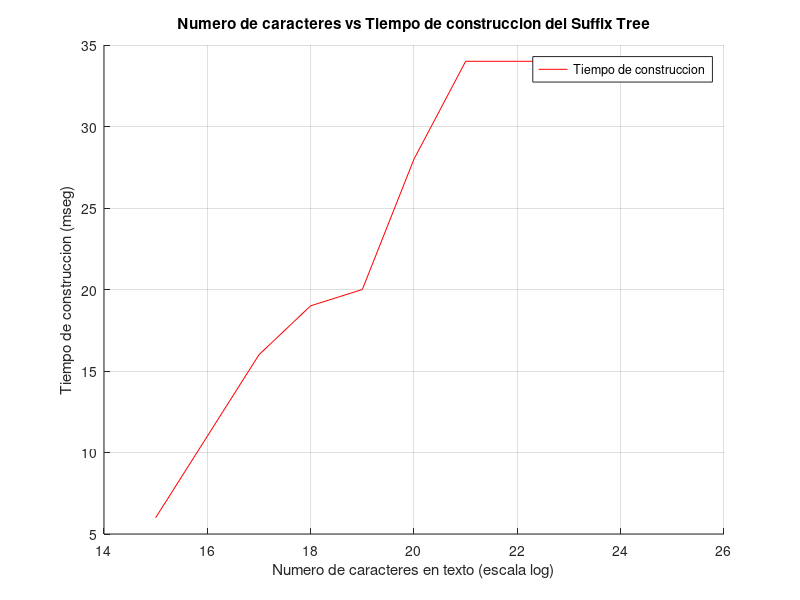
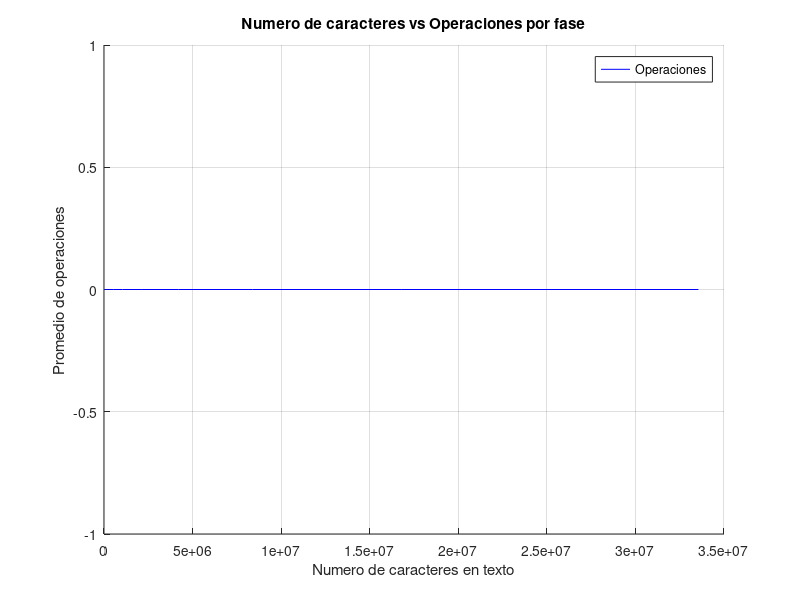
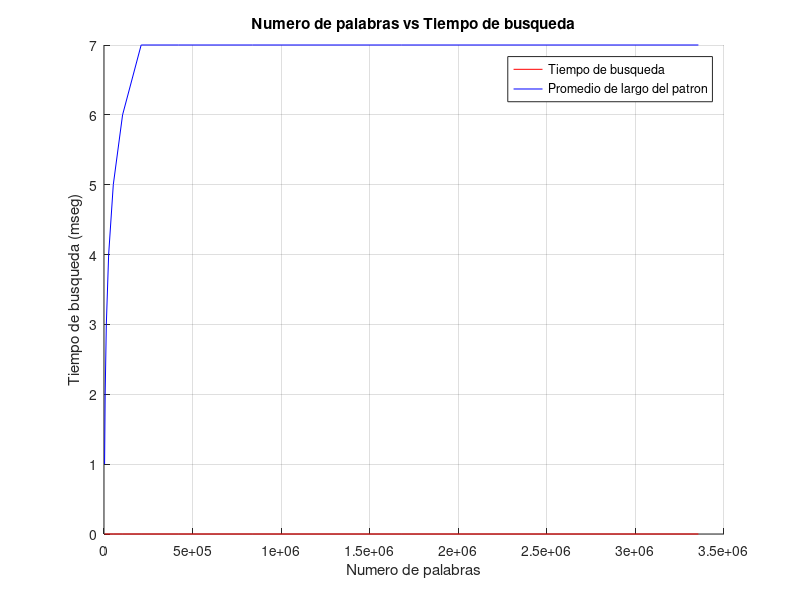

These charts were generated, in order, by the following MATLAB code:
# Inicializador

start = 15;
finish = 25;
for i = start : finish
  text_length(i - start + 1) = 2^i;
  word_search_number(i - start + 1) = 2^i / 10;
end

# --- START DATA --- #

# Tiempos de construccion Suffix Tree (mseg)

construction_time(1) = 6; # 15
construction_time(2) = 11; # 16
construction_time(3) = 16; # 17
construction_time(4) = 19; # 18
construction_time(5) = 20; # 19
construction_time(6) = 28; # 20
construction_time(7) = 34; # 21
construction_time(8) = 34; # 22
construction_time(9) = 34; # 23
construction_time(10) = 34; # 24
construction_time(11) = 34; # 25

# Operaciones por fase

avg_ops_per_phase(1) = 0;
avg_ops_per_phase(2) = 0;
avg_ops_per_phase(3) = 0;
avg_ops_per_phase(4) = 0;
avg_ops_per_phase(5) = 0;
avg_ops_per_phase(6) = 0;
avg_ops_per_phase(7) = 0;
avg_ops_per_phase(8) = 0;
avg_ops_per_phase(9) = 0;
avg_ops_per_phase(10) = 0;
avg_ops_per_phase(11) = 0;

# Largo promedio patron

avg_pattern_length(1) = 1;
avg_pattern_length(2) = 2;
avg_pattern_length(3) = 3;
avg_pattern_length(4) = 4;
avg_pattern_length(5) = 5;
avg_pattern_length(6) = 6;
avg_pattern_length(7) = 7;
avg_pattern_length(8) = 7;
avg_pattern_length(9) = 7;
avg_pattern_length(10) = 7;
avg_pattern_length(11) = 7;

# Tiempos de busqueda (mseg)

search_time(1) = 0;
search_time(2) = 0;
search_time(3) = 0;
search_time(4) = 0;
search_time(5) = 0;
search_time(6) = 0;
search_time(7) = 0;
search_time(8) = 0;
search_time(9) = 0;
search_time(10) = 0;
search_time(11) = 0;

# --- END DATA --- #

# Plot para tiempo de construccion

figure(1);
hold on;
plot(log2(text_length), construction_time, "r");
legend("Tiempo de construccion");
grid on;
xlabel ("Numero de caracteres en texto (escala log)");
ylabel ("Tiempo de construccion (mseg)");
title ("Numero de caracteres vs Tiempo de construccion del Suffix Tree");
print -dpng fig1.png;
hold off;

# Plot para tiempo de construccion

figure(2);
hold on;
plot(text_length, avg_ops_per_phase, "b");
legend("Operaciones");
grid on;
xlabel ("Numero de caracteres en texto");
ylabel ("Promedio de operaciones");
title ("Numero de caracteres vs Operaciones por fase");
print -dpng fig2.png;
hold off;

# Plot para busqueda

figure(3);
hold on;
plot(word_search_number, search_time, "r");
plot(word_search_number, avg_pattern_length, "b");
legend("Tiempo de busqueda", "Promedio de largo del patron");
grid on;
xlabel ("Numero de palabras");
ylabel ("Tiempo de busqueda (mseg)");
title ("Numero de palabras vs Tiempo de busqueda");
print -dpng fig3.png;
hold off;
